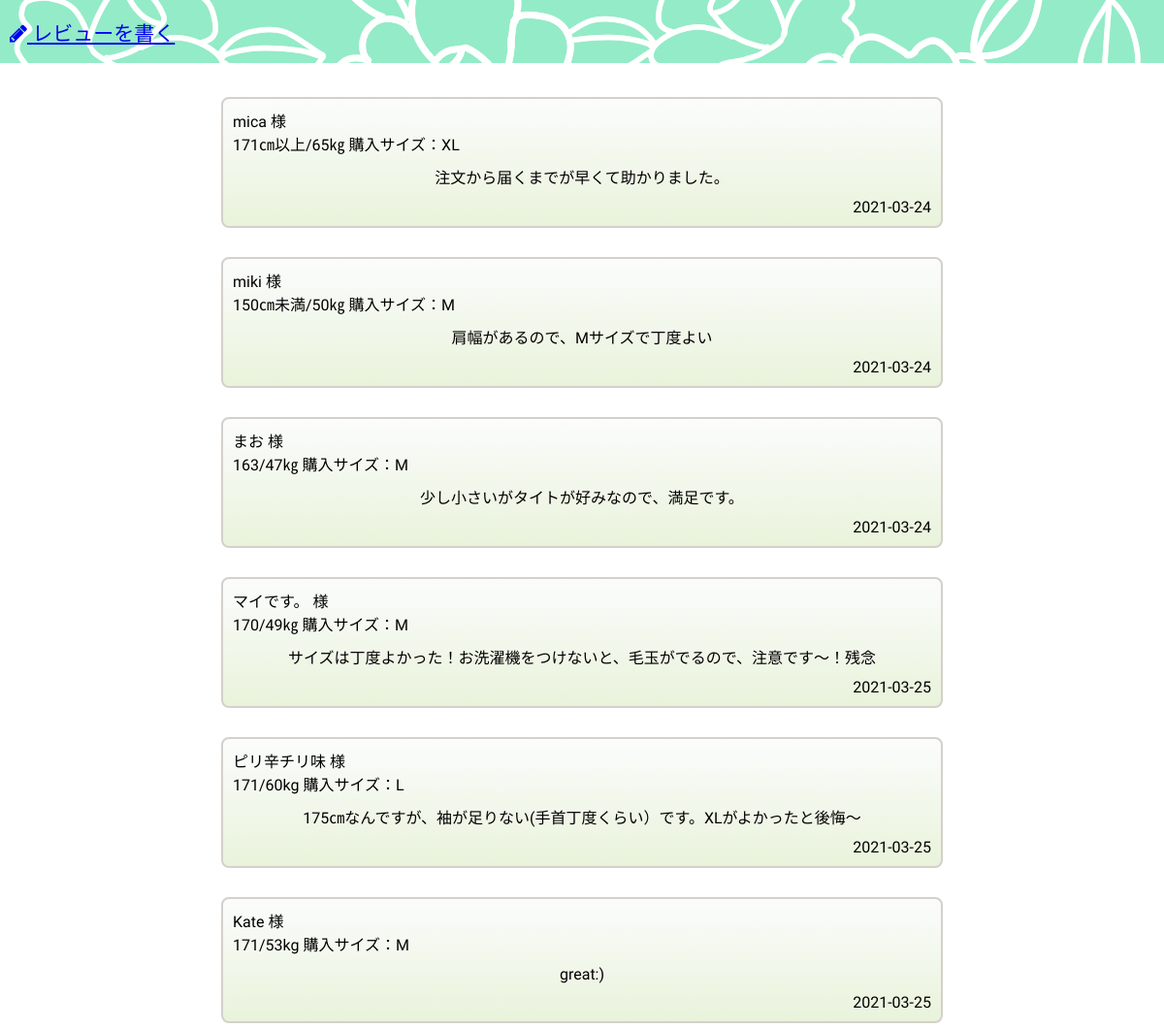
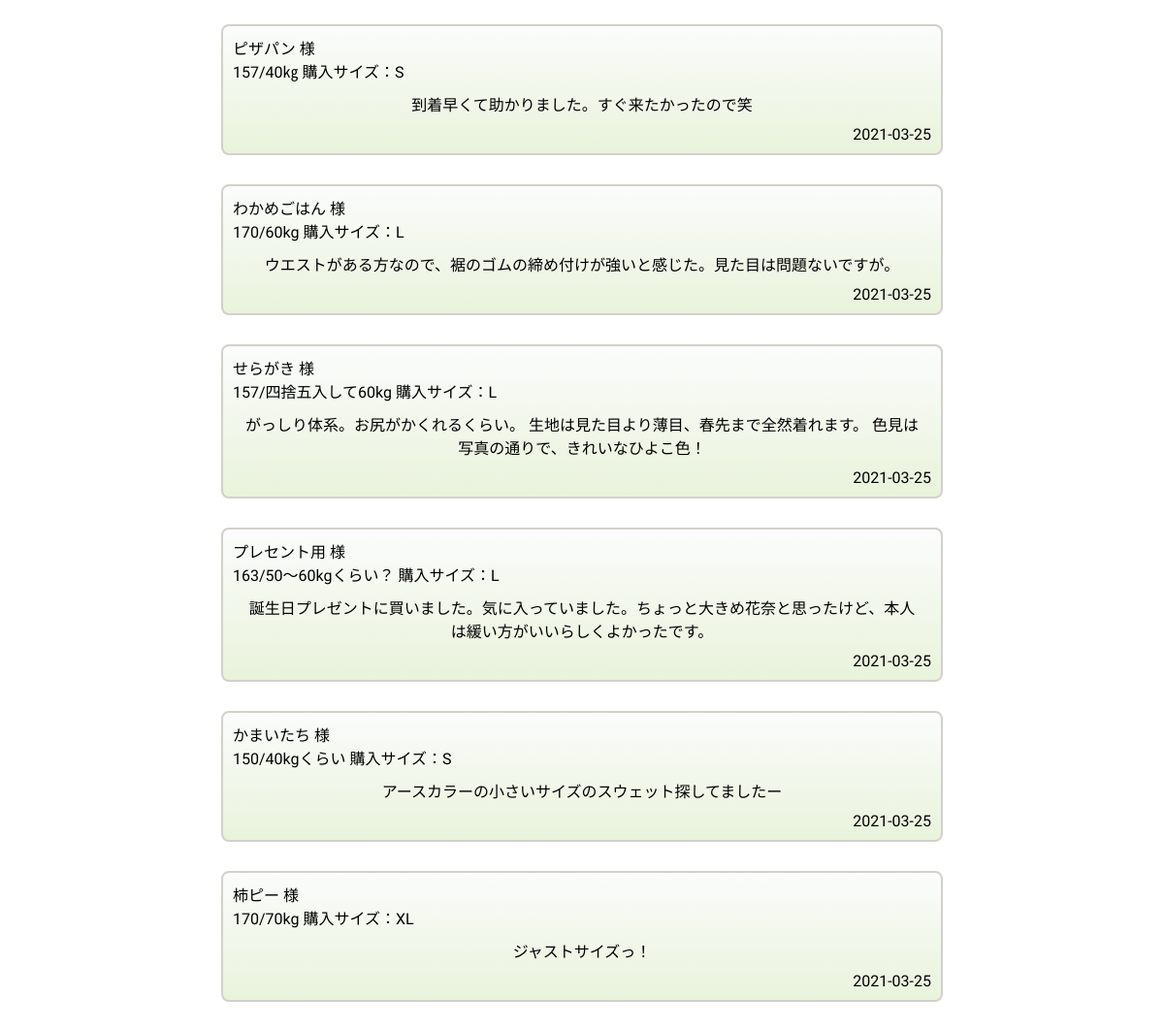
The page /select.php on the database its author committed (2 pictures, top to bottom).
### tables this page shows
CREATE TABLE `review_table` (
  `id` int(12) NOT NULL,
  `name` varchar(20) NOT NULL,
  `height` varchar(20) NOT NULL,
  `weight` varchar(20) NOT NULL,
  `size` varchar(5) NOT NULL,
  `comment` text NOT NULL,
  `indate` date NOT NULL
);

### select.php (the view, shortened to what this page needs)
<?php
try {
$pdo = new PDO('mysql:dbname=review_db;charset=utf8;host=localhost','root','root');
} catch (PDOException $e) {
  exit('データベースに接続できませんでした。'.$e->getMessage());
}
$stmt = $pdo->prepare("SELECT * FROM review_table");
$status = $stmt->execute();
$view="";
if($status==false){
  $error = $stmt->errorInfo();
  exit("ErrorQuery:".$error[2]);
}else{
  while( $result = $stmt->fetch(PDO::FETCH_ASSOC)){
    $view .= "<div class='review'>".
                "<div class='name'>".$result["name"]." 様"."</div>".
                "<div class='pd'>".$result["height"]."/".$result["weight"]." 購入サイズ：".$result["size"]."</div>".
                "<div class='comment'>".$result["comment"]."</div>".
                "<div class='date'>".$result["indate"]."</div>".
            "</div>";
  }
}
?>
<!DOCTYPE html>
<html lang="ja">
<head>
  <link rel="stylesheet" href="style.css">
  <link rel="stylesheet" href="https://maxcdn.bootstrapcdn.com/font-awesome/4.4.0/css/font-awesome.min.css">
</head>
<body>
<header>
  <nav class="navbar">
    <a class="navbar_inputField" href="index.php"><i class="fa fa-pencil "></i> レビューを書く</a>
  </nav>
</header>
<div class="reviews"><?=$view?></div>
</body>
</html>

### style.css (style rules this page uses)
header { background-image: url("./img/bgimg.jpg"); height: 65px; width: -webkit-fill-available; display: flex; align-items: center; position: fixed; }
a { font-family: 'M PLUS Rounded 1c', sans-serif; font-size: 21px; margin-left: 10px; }
body { margin: 0; }
.reviews { padding-top: 100px; }
.review { border: solid 2px rgb(212, 208, 203); border-radius: 8px; width: 60%; margin: 0 auto 30px; padding: 10px; font-family: 'Sawarabi Gothic', sans-serif; background: linear-gradient(#fbfcfc, #e9f3db); }
.comment { margin: 10px; text-align: center; }
.date { text-align: right; }

### rows shown on the page
review_table: name "mica", height "171㎝以上", weight "65㎏", size "XL", comment "注文から届くまでが早くて助かりました。", indate "2021-03-24"
review_table: name "miki", height "150㎝未満", weight "50㎏", size "M", comment "肩幅があるので、Мサイズで丁度よい", indate "2021-03-24"
review_table: name "まお", height "163", weight "47㎏", size "M", comment "少し小さいがタイトが好みなので、満足です。", indate "2021-03-24"
review_table: name "マイです。", height "170", weight "49㎏", size "M", comment "サイズは丁度よかった！お洗濯機をつけないと、毛玉がでるので、注意です～！残念", indate "2021-03-25"
review_table: name "ピリ辛チリ味", height "171", weight "60kg", size "L", comment "175㎝なんですが、袖が足りない(手首丁度くらい）です。XLがよかったと後悔～", indate "2021-03-25"
review_table: name "Kate", height "171", weight "53kg", size "M", comment "great:)", indate "2021-03-25"
review_table: name "ピザパン", height "157", weight "40㎏", size "S", comment "到着早くて助かりました。すぐ来たかったので笑", indate "2021-03-25"
review_table: name "わかめごはん", height "170", weight "60kg", size "L", comment "ウエストがある方なので、裾のゴムの締め付けが強いと感じた。見た目は問題ないですが。", indate "2021-03-25"
review_table: name "せらがき", height "157", weight "四捨五入して60kg", size "L", comment "がっしり体系。お尻がかくれるくらい。 生地は見た目より薄目、春先まで全然着れます。 色見は写真の通りで、きれいなひよこ色！", indate "2021-03-25"
review_table: name "プレセント用", height "163", weight "50～60kgくらい？", size "L", comment "誕生日プレゼントに買いました。気に入っていました。ちょっと大きめ花奈と思ったけど、本人は緩い方がいいらしくよかったです。", indate "2021-03-25"
review_table: name "かまいたち", height "150", weight "40kgくらい", size "S", comment "アースカラーの小さいサイズのスウェット探してましたー", indate "2021-03-25"
review_table: name "柿ピー", height "170", weight "70kg", size "XL", comment "ジャストサイズっ！", indate "2021-03-25"
